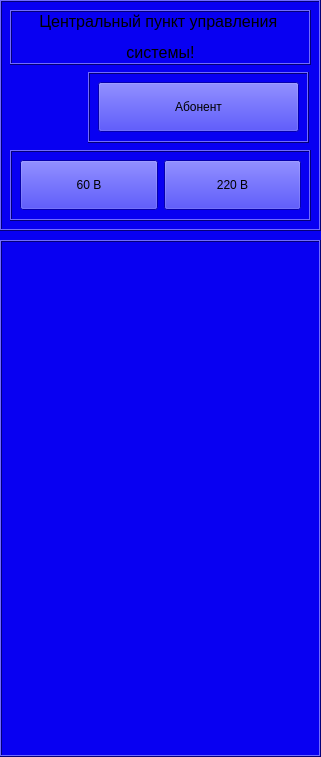
<?xml version="1.0" encoding="UTF-8"?>
<ui version="4.0">
 <class>rigthFrame</class>
 <widget class="QFrame" name="rigthFrame">
  <property name="geometry">
   <rect>
    <x>0</x>
    <y>0</y>
    <width>321</width>
    <height>757</height>
   </rect>
  </property>
  <property name="minimumSize">
   <size>
    <width>0</width>
    <height>750</height>
   </size>
  </property>
  <property name="palette">
   <palette>
    <active>
     <colorrole role="WindowText">
      <brush brushstyle="SolidPattern">
       <color alpha="255">
        <red>0</red>
        <green>0</green>
        <blue>0</blue>
       </color>
      </brush>
     </colorrole>
     <colorrole role="Button">
      <brush brushstyle="SolidPattern">
       <color alpha="255">
        <red>8</red>
        <green>0</green>
        <blue>242</blue>
       </color>
      </brush>
     </colorrole>
     <colorrole role="Light">
      <brush brushstyle="SolidPattern">
       <color alpha="255">
        <red>113</red>
        <green>108</green>
        <blue>255</blue>
       </color>
      </brush>
     </colorrole>
     <colorrole role="Midlight">
      <brush brushstyle="SolidPattern">
       <color alpha="255">
        <red>60</red>
        <green>54</green>
        <blue>248</blue>
       </color>
      </brush>
     </colorrole>
     <colorrole role="Dark">
      <brush brushstyle="SolidPattern">
       <color alpha="255">
        <red>4</red>
        <green>0</green>
        <blue>121</blue>
       </color>
      </brush>
     </colorrole>
     <colorrole role="Mid">
      <brush brushstyle="SolidPattern">
       <color alpha="255">
        <red>5</red>
        <green>0</green>
        <blue>161</blue>
       </color>
      </brush>
     </colorrole>
     <colorrole role="Text">
      <brush brushstyle="SolidPattern">
       <color alpha="255">
        <red>0</red>
        <green>0</green>
        <blue>0</blue>
       </color>
      </brush>
     </colorrole>
     <colorrole role="BrightText">
      <brush brushstyle="SolidPattern">
       <color alpha="255">
        <red>255</red>
        <green>255</green>
        <blue>255</blue>
       </color>
      </brush>
     </colorrole>
     <colorrole role="ButtonText">
      <brush brushstyle="SolidPattern">
       <color alpha="255">
        <red>0</red>
        <green>0</green>
        <blue>0</blue>
       </color>
      </brush>
     </colorrole>
     <colorrole role="Base">
      <brush brushstyle="SolidPattern">
       <color alpha="255">
        <red>255</red>
        <green>255</green>
        <blue>255</blue>
       </color>
      </brush>
     </colorrole>
     <colorrole role="Window">
      <brush brushstyle="SolidPattern">
       <color alpha="255">
        <red>8</red>
        <green>0</green>
        <blue>242</blue>
       </color>
      </brush>
     </colorrole>
     <colorrole role="Shadow">
      <brush brushstyle="SolidPattern">
       <color alpha="255">
        <red>0</red>
        <green>0</green>
        <blue>0</blue>
       </color>
      </brush>
     </colorrole>
     <colorrole role="AlternateBase">
      <brush brushstyle="SolidPattern">
       <color alpha="255">
        <red>131</red>
        <green>127</green>
        <blue>248</blue>
       </color>
      </brush>
     </colorrole>
     <colorrole role="ToolTipBase">
      <brush brushstyle="SolidPattern">
       <color alpha="255">
        <red>2</red>
        <green>35</green>
        <blue>255</blue>
       </color>
      </brush>
     </colorrole>
     <colorrole role="ToolTipText">
      <brush brushstyle="SolidPattern">
       <color alpha="255">
        <red>0</red>
        <green>0</green>
        <blue>0</blue>
       </color>
      </brush>
     </colorrole>
    </active>
    <inactive>
     <colorrole role="WindowText">
      <brush brushstyle="SolidPattern">
       <color alpha="255">
        <red>0</red>
        <green>0</green>
        <blue>0</blue>
       </color>
      </brush>
     </colorrole>
     <colorrole role="Button">
      <brush brushstyle="SolidPattern">
       <color alpha="255">
        <red>8</red>
        <green>0</green>
        <blue>242</blue>
       </color>
      </brush>
     </colorrole>
     <colorrole role="Light">
      <brush brushstyle="SolidPattern">
       <color alpha="255">
        <red>113</red>
        <green>108</green>
        <blue>255</blue>
       </color>
      </brush>
     </colorrole>
     <colorrole role="Midlight">
      <brush brushstyle="SolidPattern">
       <color alpha="255">
        <red>60</red>
        <green>54</green>
        <blue>248</blue>
       </color>
      </brush>
     </colorrole>
     <colorrole role="Dark">
      <brush brushstyle="SolidPattern">
       <color alpha="255">
        <red>4</red>
        <green>0</green>
        <blue>121</blue>
       </color>
      </brush>
     </colorrole>
     <colorrole role="Mid">
      <brush brushstyle="SolidPattern">
       <color alpha="255">
        <red>5</red>
        <green>0</green>
        <blue>161</blue>
       </color>
      </brush>
     </colorrole>
     <colorrole role="Text">
      <brush brushstyle="SolidPattern">
       <color alpha="255">
        <red>0</red>
        <green>0</green>
        <blue>0</blue>
       </color>
      </brush>
     </colorrole>
     <colorrole role="BrightText">
      <brush brushstyle="SolidPattern">
       <color alpha="255">
        <red>255</red>
        <green>255</green>
        <blue>255</blue>
       </color>
      </brush>
     </colorrole>
     <colorrole role="ButtonText">
      <brush brushstyle="SolidPattern">
       <color alpha="255">
        <red>0</red>
        <green>0</green>
        <blue>0</blue>
       </color>
      </brush>
     </colorrole>
     <colorrole role="Base">
      <brush brushstyle="SolidPattern">
       <color alpha="255">
        <red>255</red>
        <green>255</green>
        <blue>255</blue>
       </color>
      </brush>
     </colorrole>
     <colorrole role="Window">
      <brush brushstyle="SolidPattern">
       <color alpha="255">
        <red>8</red>
        <green>0</green>
        <blue>242</blue>
       </color>
      </brush>
     </colorrole>
     <colorrole role="Shadow">
      <brush brushstyle="SolidPattern">
       <color alpha="255">
        <red>0</red>
        <green>0</green>
        <blue>0</blue>
       </color>
      </brush>
     </colorrole>
     <colorrole role="AlternateBase">
      <brush brushstyle="SolidPattern">
       <color alpha="255">
        <red>131</red>
        <green>127</green>
        <blue>248</blue>
       </color>
      </brush>
     </colorrole>
     <colorrole role="ToolTipBase">
      <brush brushstyle="SolidPattern">
       <color alpha="255">
        <red>255</red>
        <green>255</green>
        <blue>220</blue>
       </color>
      </brush>
     </colorrole>
     <colorrole role="ToolTipText">
      <brush brushstyle="SolidPattern">
       <color alpha="255">
        <red>0</red>
        <green>0</green>
        <blue>0</blue>
       </color>
      </brush>
     </colorrole>
    </inactive>
    <disabled>
     <colorrole role="WindowText">
      <brush brushstyle="SolidPattern">
       <color alpha="255">
        <red>4</red>
        <green>0</green>
        <blue>121</blue>
       </color>
      </brush>
     </colorrole>
     <colorrole role="Button">
      <brush brushstyle="SolidPattern">
       <color alpha="255">
        <red>8</red>
        <green>0</green>
        <blue>242</blue>
       </color>
      </brush>
     </colorrole>
     <colorrole role="Light">
      <brush brushstyle="SolidPattern">
       <color alpha="255">
        <red>113</red>
        <green>108</green>
        <blue>255</blue>
       </color>
      </brush>
     </colorrole>
     <colorrole role="Midlight">
      <brush brushstyle="SolidPattern">
       <color alpha="255">
        <red>60</red>
        <green>54</green>
        <blue>248</blue>
       </color>
      </brush>
     </colorrole>
     <colorrole role="Dark">
      <brush brushstyle="SolidPattern">
       <color alpha="255">
        <red>4</red>
        <green>0</green>
        <blue>121</blue>
       </color>
      </brush>
     </colorrole>
     <colorrole role="Mid">
      <brush brushstyle="SolidPattern">
       <color alpha="255">
        <red>5</red>
        <green>0</green>
        <blue>161</blue>
       </color>
      </brush>
     </colorrole>
     <colorrole role="Text">
      <brush brushstyle="SolidPattern">
       <color alpha="255">
        <red>4</red>
        <green>0</green>
        <blue>121</blue>
       </color>
      </brush>
     </colorrole>
     <colorrole role="BrightText">
      <brush brushstyle="SolidPattern">
       <color alpha="255">
        <red>255</red>
        <green>255</green>
        <blue>255</blue>
       </color>
      </brush>
     </colorrole>
     <colorrole role="ButtonText">
      <brush brushstyle="SolidPattern">
       <color alpha="255">
        <red>4</red>
        <green>0</green>
        <blue>121</blue>
       </color>
      </brush>
     </colorrole>
     <colorrole role="Base">
      <brush brushstyle="SolidPattern">
       <color alpha="255">
        <red>8</red>
        <green>0</green>
        <blue>242</blue>
       </color>
      </brush>
     </colorrole>
     <colorrole role="Window">
      <brush brushstyle="SolidPattern">
       <color alpha="255">
        <red>8</red>
        <green>0</green>
        <blue>242</blue>
       </color>
      </brush>
     </colorrole>
     <colorrole role="Shadow">
      <brush brushstyle="SolidPattern">
       <color alpha="255">
        <red>0</red>
        <green>0</green>
        <blue>0</blue>
       </color>
      </brush>
     </colorrole>
     <colorrole role="AlternateBase">
      <brush brushstyle="SolidPattern">
       <color alpha="255">
        <red>8</red>
        <green>0</green>
        <blue>242</blue>
       </color>
      </brush>
     </colorrole>
     <colorrole role="ToolTipBase">
      <brush brushstyle="SolidPattern">
       <color alpha="255">
        <red>255</red>
        <green>255</green>
        <blue>220</blue>
       </color>
      </brush>
     </colorrole>
     <colorrole role="ToolTipText">
      <brush brushstyle="SolidPattern">
       <color alpha="255">
        <red>0</red>
        <green>0</green>
        <blue>0</blue>
       </color>
      </brush>
     </colorrole>
    </disabled>
   </palette>
  </property>
  <property name="windowTitle">
   <string>Frame</string>
  </property>
  <property name="frameShape">
   <enum>QFrame::NoFrame</enum>
  </property>
  <property name="frameShadow">
   <enum>QFrame::Sunken</enum>
  </property>
  <property name="lineWidth">
   <number>0</number>
  </property>
  <widget class="QFrame" name="NameFrame">
   <property name="geometry">
    <rect>
     <x>0</x>
     <y>0</y>
     <width>321</width>
     <height>231</height>
    </rect>
   </property>
   <property name="frameShape">
    <enum>QFrame::Box</enum>
   </property>
   <property name="frameShadow">
    <enum>QFrame::Raised</enum>
   </property>
   <property name="lineWidth">
    <number>1</number>
   </property>
   <property name="midLineWidth">
    <number>0</number>
   </property>
   <widget class="QLabel" name="labelName">
    <property name="geometry">
     <rect>
      <x>10</x>
      <y>10</y>
      <width>301</width>
      <height>55</height>
     </rect>
    </property>
    <property name="minimumSize">
     <size>
      <width>0</width>
      <height>55</height>
     </size>
    </property>
    <property name="maximumSize">
     <size>
      <width>411</width>
      <height>40</height>
     </size>
    </property>
    <property name="font">
     <font>
      <pointsize>11</pointsize>
      <italic>false</italic>
      <stylestrategy>PreferAntialias</stylestrategy>
      <kerning>false</kerning>
     </font>
    </property>
    <property name="focusPolicy">
     <enum>Qt::NoFocus</enum>
    </property>
    <property name="layoutDirection">
     <enum>Qt::LeftToRight</enum>
    </property>
    <property name="frameShape">
     <enum>QFrame::Box</enum>
    </property>
    <property name="frameShadow">
     <enum>QFrame::Raised</enum>
    </property>
    <property name="midLineWidth">
     <number>0</number>
    </property>
    <property name="text">
     <string>&lt;!DOCTYPE HTML PUBLIC &quot;-//W3C//DTD HTML 4.0//EN&quot; &quot;http://www.w3.org/TR/REC-html40/strict.dtd&quot;&gt;
&lt;html&gt;&lt;head&gt;&lt;meta name=&quot;qrichtext&quot; content=&quot;1&quot; /&gt;&lt;style type=&quot;text/css&quot;&gt;
p, li { white-space: pre-wrap; }
&lt;/style&gt;&lt;/head&gt;&lt;body style=&quot; font-family:'Ubuntu'; font-size:11pt; font-weight:400; font-style:normal;&quot;&gt;
&lt;p align=&quot;center&quot; style=&quot; margin-top:12px; margin-bottom:12px; margin-left:0px; margin-right:0px; -qt-block-indent:0; text-indent:0px;&quot;&gt;&lt;span style=&quot; font-size:12pt;&quot;&gt;Центральный пункт управления &lt;/span&gt;&lt;/p&gt;
&lt;p align=&quot;center&quot; style=&quot; margin-top:12px; margin-bottom:12px; margin-left:0px; margin-right:0px; -qt-block-indent:0; text-indent:0px;&quot;&gt;&lt;span style=&quot; font-size:12pt;&quot;&gt;системы!&lt;/span&gt;&lt;/p&gt;&lt;/body&gt;&lt;/html&gt;</string>
    </property>
    <property name="alignment">
     <set>Qt::AlignCenter</set>
    </property>
   </widget>
   <widget class="FrameBorder" name="frame">
    <property name="geometry">
     <rect>
      <x>10</x>
      <y>150</y>
      <width>301</width>
      <height>71</height>
     </rect>
    </property>
    <property name="frameShape">
     <enum>QFrame::Box</enum>
    </property>
    <property name="frameShadow">
     <enum>QFrame::Raised</enum>
    </property>
    <widget class="QWidget" name="horizontalLayoutWidget">
     <property name="geometry">
      <rect>
       <x>0</x>
       <y>0</y>
       <width>301</width>
       <height>71</height>
      </rect>
     </property>
     <layout class="QHBoxLayout" name="horizontalLayout">
      <property name="leftMargin">
       <number>10</number>
      </property>
      <property name="rightMargin">
       <number>10</number>
      </property>
      <item>
       <widget class="QPushButton" name="pow60">
        <property name="sizePolicy">
         <sizepolicy hsizetype="Minimum" vsizetype="Minimum">
          <horstretch>0</horstretch>
          <verstretch>0</verstretch>
         </sizepolicy>
        </property>
        <property name="minimumSize">
         <size>
          <width>0</width>
          <height>0</height>
         </size>
        </property>
        <property name="maximumSize">
         <size>
          <width>16777215</width>
          <height>50</height>
         </size>
        </property>
        <property name="text">
         <string>60 В</string>
        </property>
        <property name="checkable">
         <bool>false</bool>
        </property>
        <property name="checked">
         <bool>false</bool>
        </property>
        <property name="autoDefault">
         <bool>false</bool>
        </property>
        <property name="default">
         <bool>false</bool>
        </property>
        <property name="flat">
         <bool>false</bool>
        </property>
       </widget>
      </item>
      <item>
       <widget class="QPushButton" name="pow220">
        <property name="maximumSize">
         <size>
          <width>16777215</width>
          <height>50</height>
         </size>
        </property>
        <property name="text">
         <string>220 В</string>
        </property>
       </widget>
      </item>
     </layout>
    </widget>
   </widget>
   <widget class="FrameBorder" name="frame_2">
    <property name="geometry">
     <rect>
      <x>88</x>
      <y>72</y>
      <width>221</width>
      <height>71</height>
     </rect>
    </property>
    <property name="frameShape">
     <enum>QFrame::Box</enum>
    </property>
    <property name="frameShadow">
     <enum>QFrame::Raised</enum>
    </property>
    <widget class="QPushButton" name="AbButton">
     <property name="geometry">
      <rect>
       <x>10</x>
       <y>10</y>
       <width>201</width>
       <height>50</height>
      </rect>
     </property>
     <property name="text">
      <string>Абонент</string>
     </property>
    </widget>
   </widget>
  </widget>
  <widget class="QFrame" name="framePc">
   <property name="geometry">
    <rect>
     <x>0</x>
     <y>240</y>
     <width>321</width>
     <height>517</height>
    </rect>
   </property>
   <property name="frameShape">
    <enum>QFrame::Box</enum>
   </property>
   <property name="frameShadow">
    <enum>QFrame::Raised</enum>
   </property>
   <widget class="QWidget" name="gridLayoutWidget">
    <property name="geometry">
     <rect>
      <x>10</x>
      <y>10</y>
      <width>301</width>
      <height>491</height>
     </rect>
    </property>
    <layout class="QGridLayout" name="gridPc" rowminimumheight="0" columnminimumwidth="0">
     <property name="sizeConstraint">
      <enum>QLayout::SetFixedSize</enum>
     </property>
     <property name="leftMargin">
      <number>8</number>
     </property>
     <property name="topMargin">
      <number>8</number>
     </property>
     <property name="rightMargin">
      <number>8</number>
     </property>
     <property name="bottomMargin">
      <number>5</number>
     </property>
     <property name="horizontalSpacing">
      <number>18</number>
     </property>
     <property name="verticalSpacing">
      <number>15</number>
     </property>
    </layout>
   </widget>
  </widget>
 </widget>
 <customwidgets>
  <customwidget>
   <class>FrameBorder</class>
   <extends>QFrame</extends>
   <header>include/frameborder.h</header>
   <container>1</container>
  </customwidget>
 </customwidgets>
 <resources/>
 <connections/>
</ui>
